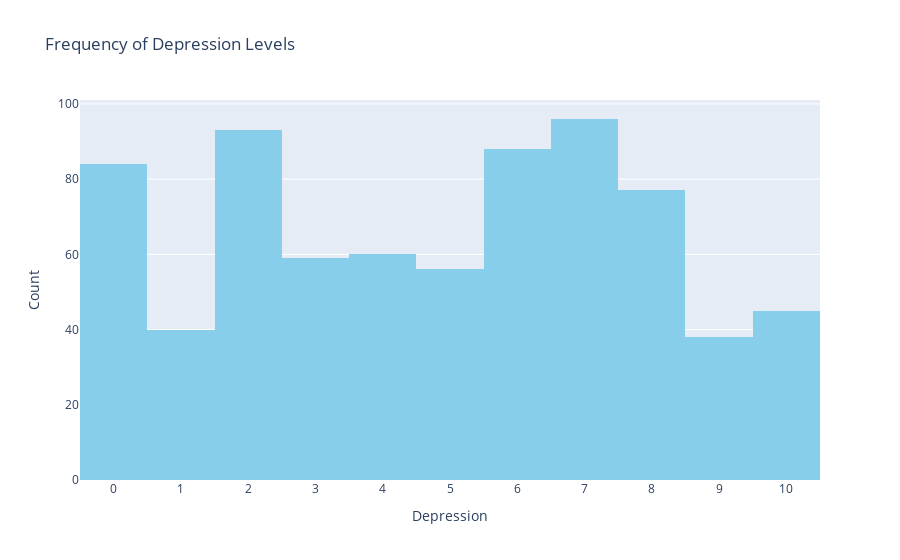

Notebook source saved alongside this figure:
### Markdown cell above
#### Depression

### Code cell
my_cols = 'Depression'
fig = px.histogram(df[my_cols],
                   color_discrete_sequence=['skyblue'],
                   nbins=11,
                   title="Frequency of "+my_cols+" Levels")
fig.update_layout(xaxis_title=my_cols,
                  yaxis_title="Count",
                  showlegend=False,
                  xaxis=dict(dtick=1))
fig.show()
print(df[my_cols].describe())

### Figure 1 — Plotly figure (JSON) as saved in the notebook; plotly's stock layout.template omitted (floating-point values rounded to 4 significant figures; data arrays with more than 128 entries replaced by an {"elided": "..."} marker saying what was removed)
{"data": [{"bingroup": "x", "hovertemplate": "variable=Depression<br>value=%{x}<br>count=%{y}<extra></extra>", "legendgroup": "Depression", "marker": {"color": "skyblue", "pattern": {"shape": ""}}, "name": "Depression", "nbinsx": 11, "orientation": "v", "showlegend": true, "type": "histogram", "x": {"elided": "736 float values"}, "xaxis": "x", "yaxis": "y"}], "layout": {"barmode": "relative", "legend": {"title": {"text": "variable"}, "tracegroupgap": 0}, "showlegend": false, "title": {"text": "Frequency of Depression Levels"}, "xaxis": {"anchor": "y", "domain": [0, 1], "dtick": 1, "title": {"text": "Depression"}}, "yaxis": {"anchor": "x", "domain": [0, 1], "title": {"text": "Count"}}}}
